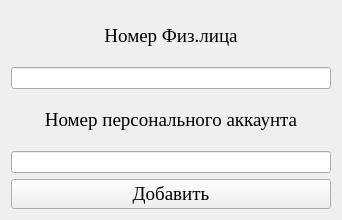
<?xml version="1.0" encoding="UTF-8"?>
<ui version="4.0">
 <class>addfiz</class>
 <widget class="QWidget" name="addfiz">
  <property name="geometry">
   <rect>
    <x>0</x>
    <y>0</y>
    <width>342</width>
    <height>220</height>
   </rect>
  </property>
  <property name="windowTitle">
   <string>Form</string>
  </property>
  <layout class="QGridLayout" name="gridLayout">
   <item row="0" column="0">
    <widget class="QLabel" name="label">
     <property name="font">
      <font>
       <family>Times New Roman</family>
       <pointsize>14</pointsize>
      </font>
     </property>
     <property name="text">
      <string>Номер Физ.лица</string>
     </property>
     <property name="alignment">
      <set>Qt::AlignCenter</set>
     </property>
    </widget>
   </item>
   <item row="1" column="0">
    <widget class="QLineEdit" name="lineEdit"/>
   </item>
   <item row="2" column="0">
    <widget class="QLabel" name="label_2">
     <property name="font">
      <font>
       <family>Times New Roman</family>
       <pointsize>14</pointsize>
      </font>
     </property>
     <property name="text">
      <string>Номер персонального аккаунта</string>
     </property>
     <property name="alignment">
      <set>Qt::AlignCenter</set>
     </property>
    </widget>
   </item>
   <item row="3" column="0">
    <widget class="QLineEdit" name="lineEdit_2"/>
   </item>
   <item row="4" column="0">
    <widget class="QPushButton" name="pushButtonFiz">
     <property name="font">
      <font>
       <family>Times New Roman</family>
       <pointsize>14</pointsize>
      </font>
     </property>
     <property name="text">
      <string>Добавить</string>
     </property>
    </widget>
   </item>
  </layout>
 </widget>
 <resources/>
 <connections/>
</ui>
